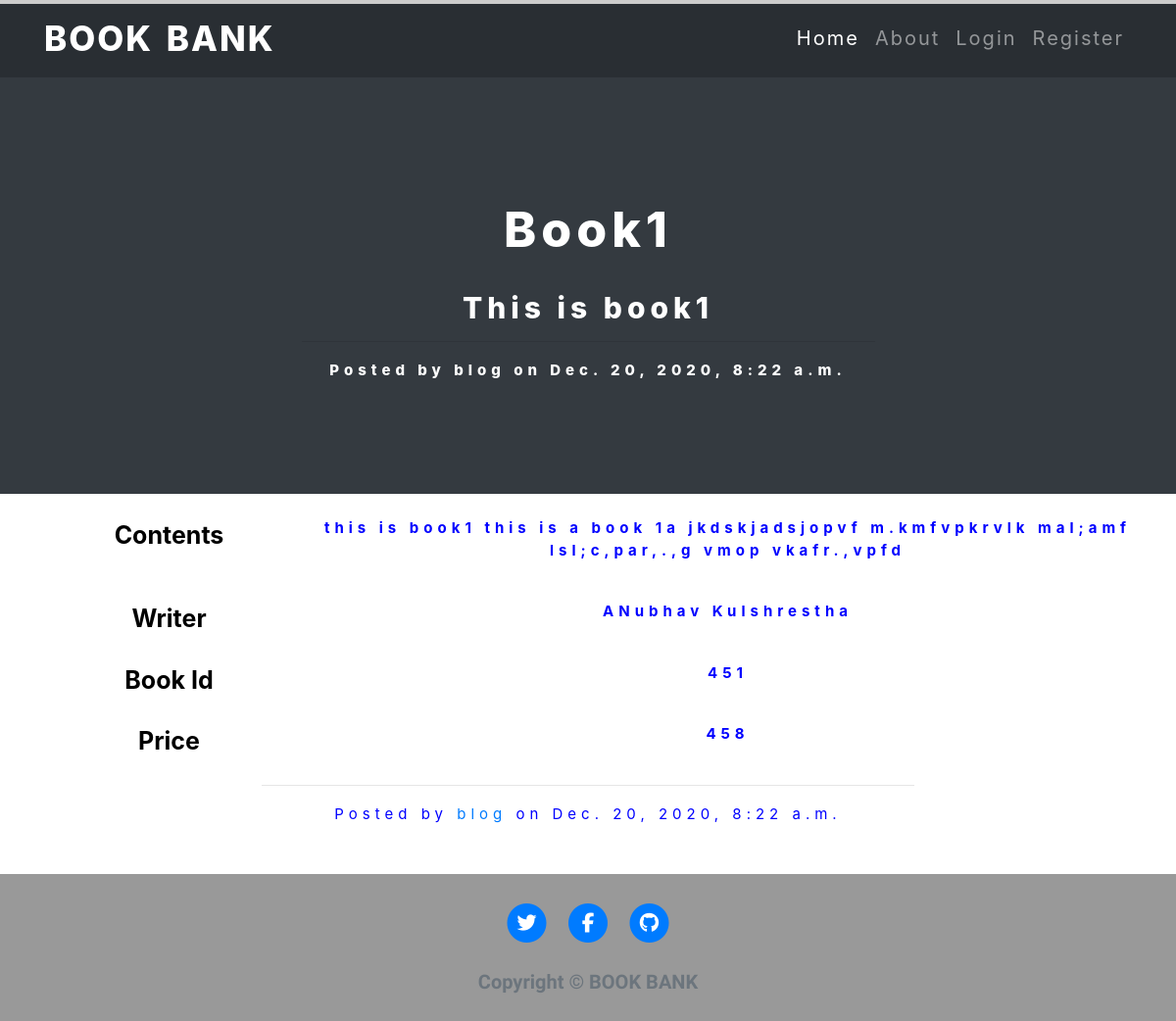
The app's page /post/Book1/ with its own data.
### blog/models.py (models this page shows, shortened)
class Book(models.Model):
    title = models.CharField(max_length=100, primary_key=True)
    subtitle = models.CharField(max_length=100,default='')
    writer = models.CharField(max_length=100,default='')
    book_id = models.IntegerField( default='')
    price = models.IntegerField(default='')
    content = models.TextField(default='')
    date_posted = models.DateTimeField(default=timezone.now)
    author = models.ForeignKey(User, on_delete=models.CASCADE)

### blog/views.py (the view)
# urls.py: path('post/<str:pk>/', BookDetailView.as_view(), name='post-detail'),
class BookDetailView(DetailView,LoginRequiredMixin):
    model = Book

### blog/templates/blog/book_detail.html (shortened to what this page needs)
{% extends "blog/base.html" %}
{% load crispy_forms_tags %}
{% block content %}
<div class="container-fluid bg-dark profile ">
  <h2 class="post-title">{{ object.title }}</h2><br>
    <h3 class="post-subtitle">{{ object.subtitle }}</h3>
    <hr style="height:2px; width:50%; color: black;">
    <p class="post-subtitle">Posted by
            <a href="#" style="text-decoration: none; color:white;">{{ object.author }}</a>
            on {{ object.date_posted }}</p>
</div>
<div class="contents container my-4">
    <div class="row my-4">
    <div class="col-lg-3 col-md-3 text-center heads">
        Contents
        </div>
    <div class="col-lg-9 ">
        <p class="contnts">{{ object.content }}</p>
    </div>
    </div>
    <div class="row my-4">
    <div class="col-lg-3 col-md-3 text-center heads">
        Writer
        </div>
    <div class="col-lg-9 ">
        <p class="contnts">{{ object.writer }}</p>
    </div>
    </div>
    <div class="row my-4">
    <div class="col-lg-3 col-md-3 text-center heads">
        Book Id
        </div>
    <div class="col-lg-9 ">
        <p class="contnts">{{ object.book_id }}</p>
    </div>
    </div>
    <div class="row my-4">
    <div class="col-lg-3 col-md-3 text-center heads">
        Price
        </div>
    <div class="col-lg-9 ">
        <p class="contnts">{{ object.price }}</p>
    </div>
    </div>
    <hr style="width: 60%; height: 2px;">
    <p class="post-meta">Posted by
            <a href="{% url 'user-posts' book.author.username %}" >{{ object.author }}</a>
            on {{object.date_posted}}</p>
</div>
{% endblock %}

### records on screen
Book: title "Book1", subtitle "This is book1", author "blog", date_posted "Dec. 20, 2020, 8:22 a.m.", content "this is book1 this is a book 1a jkdskjadsjopvf m.kmfvpkrvlk mal;amf lsl;c,par,.,g vmop vkafr.,vpfd", writer "ANubhav Kulshrestha", book_id "451", price "458"
